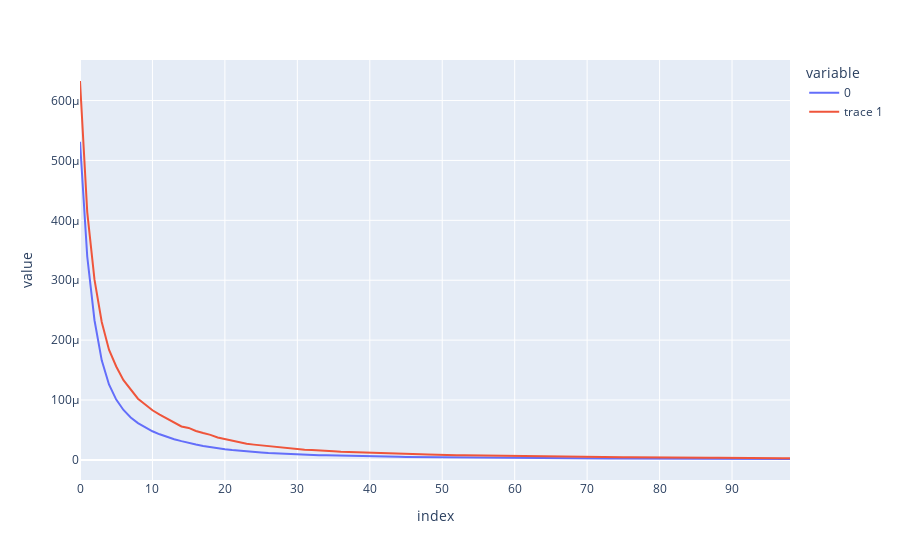

Here is the notebook cell this chart was saved with:
### Code cell
fig = px.line(trainLoss)
fig.add_trace(go.Scatter(y=valLoss, mode="lines"))
fig.show()
